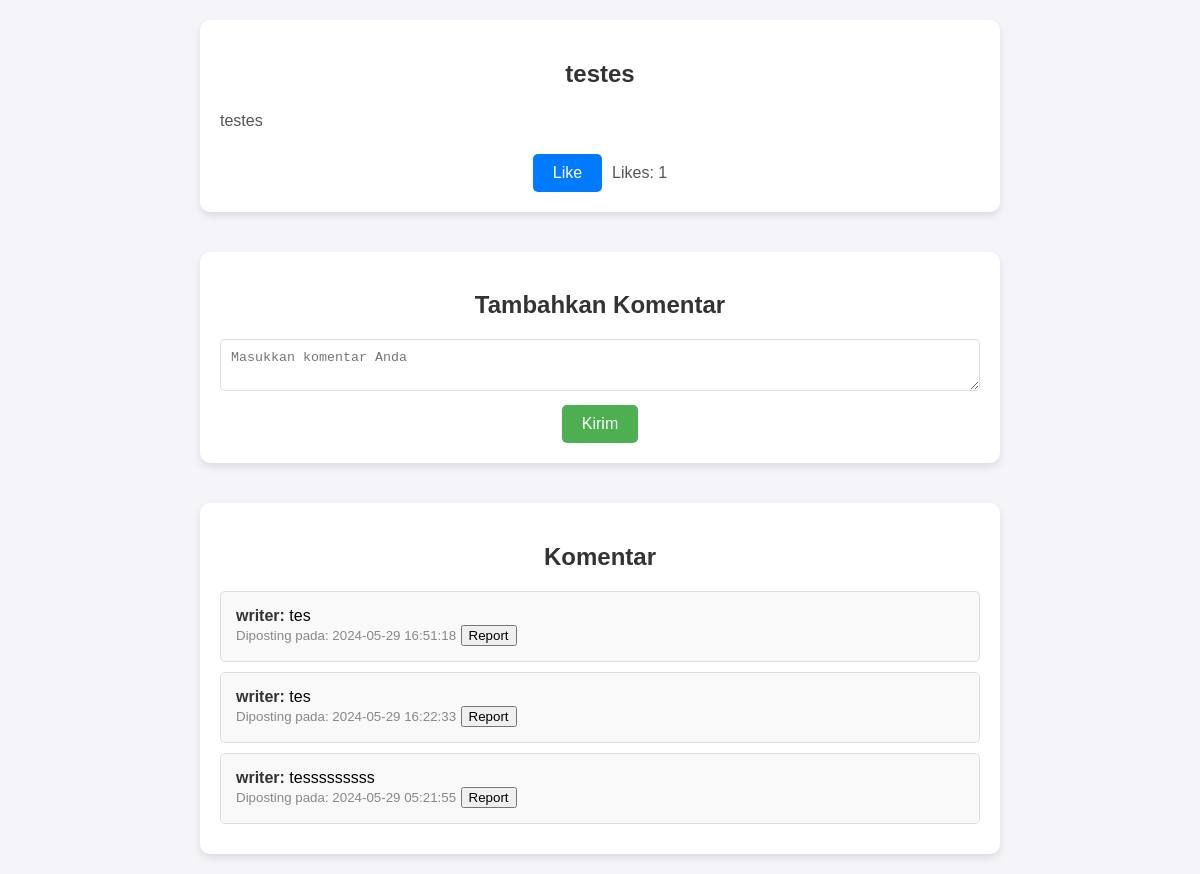
The app's page /read/chapter.php?chapter_id=14 (signed in) with its own data.
### tables this page shows
CREATE TABLE `chapters` (
  `id` int(11) NOT NULL,
  `story_id` int(11) NOT NULL,
  `chapter_title` varchar(255) NOT NULL,
  `chapter_content` text NOT NULL,
  `created_at` timestamp NOT NULL DEFAULT current_timestamp()
);

CREATE TABLE `comments` (
  `id` int(11) NOT NULL,
  `user_id` int(11) DEFAULT NULL,
  `comment_text` text NOT NULL,
  `created_at` timestamp NOT NULL DEFAULT current_timestamp(),
  `chapter_id` int(11) DEFAULT NULL
);

CREATE TABLE `users` (
  `id` int(11) NOT NULL,
  `username` varchar(255) NOT NULL,
  `email` varchar(255) NOT NULL,
  `password` varchar(255) NOT NULL,
  `created_at` timestamp NOT NULL DEFAULT current_timestamp(),
  `updated_at` timestamp NOT NULL DEFAULT current_timestamp() ON UPDATE current_timestamp(),
  `role` enum('reader','writer','admin') NOT NULL DEFAULT 'writer'
);

### read/chapter.php (the view, shortened to what this page needs)
<?php
$conn = connectDatabase();
$sql = "SELECT chapter_title, chapter_content,
        (SELECT COUNT(*) FROM chapter_likes WHERE chapter_likes.chapter_id = chapters.id) AS like_count
        FROM chapters WHERE id = ?";
$stmt = $conn->prepare($sql);
$stmt->bind_param("i", $_GET['chapter_id']);
$stmt->execute();
$result = $stmt->get_result();
?>
<!DOCTYPE html>
<html lang="en">
<head>
</head>
<body>
    <div class="container">
        <?php
        if ($result->num_rows > 0) {
            while ($row = $result->fetch_assoc()) {
                $sql_check_like = "SELECT * FROM chapter_likes WHERE user_id = ? AND chapter_id = ?";
                $stmt_check_like = $conn->prepare($sql_check_like);
                $stmt_check_like->bind_param("ii", $_SESSION['user_id'], $_GET['chapter_id']);
                $stmt_check_like->execute();
                $result_check_like = $stmt_check_like->get_result();
                $liked = $result_check_like->num_rows > 0;
                echo "<h2>" . htmlspecialchars($row['chapter_title'], ENT_QUOTES, 'UTF-8') . "</h2>";
                echo "<p>" . nl2br(htmlspecialchars($row['chapter_content'], ENT_QUOTES, 'UTF-8')) . "</p>";
                echo "<div class='like-button'>";
                echo "<form method='POST' action=''>";
                echo "<button type='submit' name='toggle_like'>" . ($liked ? "Unlike" : "Like") . "</button>";
                echo "<span>Likes: " . $row['like_count'] . "</span>";
                echo "</form>";
                echo "</div>";
            }
        } else {
            echo "<p>Bab tidak ditemukan.</p>";
        }
        ?>
    </div>
    <div class="comment-form">
        <h2>Tambahkan Komentar</h2>
        <form method="POST" action="">
            <textarea name="comment_text" placeholder="Masukkan komentar Anda" required></textarea>
            <button type="submit">Kirim</button>
        </form>
    </div>
    <div class="comments">
        <h2>Komentar</h2>
        <?php
        $sql_comments = "SELECT comments.comment_text, users.username, comments.created_at
                         FROM comments
                         JOIN users ON comments.user_id = users.id
                         WHERE comments.chapter_id = ?  -- Tambahkan kondisi untuk hanya mengambil komentar pada bab yang sama
                         ORDER BY comments.created_at DESC";
        $stmt_comments = $conn->prepare($sql_comments);
        $stmt_comments->bind_param("i", $_GET['chapter_id']);
        $stmt_comments->execute();
        $result_comments = $stmt_comments->get_result();
        if ($result_comments->num_rows > 0) {
            while ($row_comments = $result_comments->fetch_assoc()) {
                echo "<div class='comment'>";
                echo "<strong>" . htmlspecialchars($row_comments['username']) . ":</strong> " . htmlspecialchars($row_comments['comment_text']) . "<br>";
                echo "<small>Diposting pada: " . htmlspecialchars($row_comments['created_at']) . "</small>";
                echo "<form action='report_comment_handler.php' method='post' style='display:inline;'>
                <input type='hidden' name='comment_id' value='" . htmlspecialchars($row_comments['comment_id']) . "'>
                <button type='submit'>Report</button>
                </form>";
                echo "</div>";
            }
        } else {
            echo "Belum ada komentar.";
        }
        ?>
    </div>
</body>
</html>

### read/chapter.php (style rules this page uses)
body { font-family: Arial, sans-serif; background-color: #f4f4f9; display: flex; justify-content: center; align-items: center; flex-direction: column; min-height: 100vh; margin: 0; }
.container { background-color: white; border-radius: 10px; box-shadow: 0 4px 8px rgba(0, 0, 0, 0.1); width: 80%; max-width: 800px; padding: 20px; margin: 20px 0; box-sizing: border-box; }
.container h2 { color: #333; margin-bottom: 20px; text-align: center; }
.container p { color: #555; line-height: 1.6; }
.like-button { display: flex; justify-content: center; align-items: center; margin-top: 20px; }
.like-button form { display: inline; }
.like-button button { background-color: #007BFF; color: white; border: none; padding: 10px 20px; border-radius: 5px; cursor: pointer; font-size: 16px; }
.like-button span { color: #555; margin-left: 10px; font-size: 16px; }
.comment-form, .comments { background-color: white; border-radius: 10px; box-shadow: 0 4px 8px rgba(0, 0, 0, 0.1); width: 80%; max-width: 800px; padding: 20px; margin: 20px 0; box-sizing: border-box; }
.comment-form h2, .comments h2 { color: #333; margin-bottom: 20px; text-align: center; }
.comment-form textarea { width: 100%; padding: 10px; border: 1px solid #ddd; border-radius: 5px; box-sizing: border-box; margin-bottom: 10px; resize: vertical; }
.comment-form button { background-color: #4CAF50; color: white; border: none; padding: 10px 20px; border-radius: 5px; cursor: pointer; font-size: 16px; display: block; margin: 0 auto; }
.comment { background-color: #f9f9f9; padding: 15px; border: 1px solid #ddd; border-radius: 5px; margin-bottom: 10px; }
.comment strong { color: #333; }
.comment small { color: #888; }

### records on screen
chapters: chapter_title "testes", chapter_content "testes", like_count "1"
comments: user.username "writer", comment_text "tes", created_at "2024-05-29 16:51:18"
comments: user.username "writer", comment_text "tes", created_at "2024-05-29 16:22:33"
comments: user.username "writer", comment_text "tesssssssss", created_at "2024-05-29 05:21:55"
